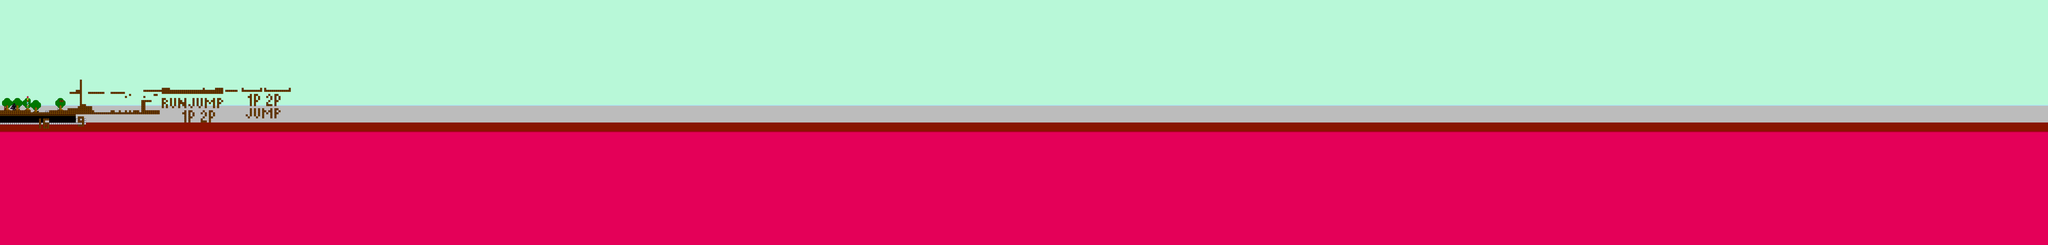

This game map was drawn from its Tiled (.tmx) file and the tilesets committed beside it. A one-line description and the trimmed map source follow:
An orthogonal 1000x120 tile map with 16x16 px tiles, 4 tile layers (Backgrounds, BG Elements, Platfs, Spawns), 1 hidden layer not drawn, 2 tilesets.

<map version="1.0" orientation="orthogonal" width="1000" height="120" tilewidth="16" tileheight="16">
 <tileset firstgid="1" name="tileset_backgrounds" tilewidth="16" tileheight="16" spacing="2" margin="1">
  <image source="tileset_backgrounds.png" trans="ff00ff" width="252" height="396" />
  <tile id="70">
   <properties>
    <property name="type" value="spikes" />
   </properties>
  </tile>
 </tileset>
 <tileset firstgid="309" name="tileset_spawns" tilewidth="16" tileheight="16" spacing="2" margin="1">
  <image source="tileset_spawns.png" trans="ff00ff" width="198" height="108" />
  <tile id="0">
   <properties>
    <property name="type" value="race_start" />
   </properties>
  </tile>
  <tile id="1">
   <properties>
    <property name="type" value="race_finish" />
   </properties>
  </tile>
  <tile id="2">
   <properties>
    <property name="type" value="spider" />
   </properties>
  </tile>
  <tile id="3">
   <properties>
    <property name="type" value="bat" />
   </properties>
  </tile>
  <tile id="10">
   <properties>
    <property name="type" value="item_apple" />
   </properties>
  </tile>
  <tile id="21">
   <properties>
    <property name="type" value="item_bananas" />
   </properties>
  </tile>
  <tile id="32">
   <properties>
    <property name="type" value="item_chicken" />
   </properties>
  </tile>
  <tile id="43">
   <properties>
    <property name="type" value="powerup_speed" />
   </properties>
  </tile>
  <tile id="54">
   <properties>
    <property name="type" value="powerup_jump" />
   </properties>
  </tile>
  <tile id="55">
   <properties>
    <property name="type" value="player" />
   </properties>
  </tile>
  <tile id="56">
   <properties>
    <property name="type" value="boss" />
   </properties>
  </tile>
  <tile id="65">
   <properties>
    <property name="type" value="powerup_invencibility" />
   </properties>
  </tile>
 </tileset>
 <layer name="Backgrounds" width="1000" height="120">
  <data>[120000 cells, 120000 non-empty, 6 distinct tile ids]</data>
 </layer>
 <layer name="BG Elements" width="1000" height="120">
  <data>[120000 cells, 140 non-empty, 29 distinct tile ids]</data>
 </layer>
 <layer name="Platfs" width="1000" height="120">
  <data>[120000 cells, 708 non-empty, 5 distinct tile ids]</data>
 </layer>
 <layer name="Spawns" width="1000" height="120">
  <data>[120000 cells, 23 non-empty, 23 distinct tile ids]</data>
 </layer>
 <layer name="guiaJJ" width="1000" height="120" visible="0">
  <data>[120000 cells, 811 non-empty, 3 distinct tile ids]</data>
 </layer>
</map>
